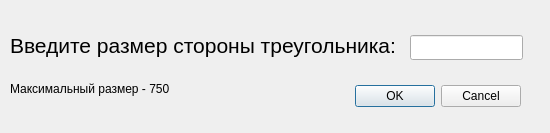
<?xml version="1.0" encoding="UTF-8"?>
<ui version="4.0">
 <class>TriangleDialog</class>
 <widget class="QDialog" name="TriangleDialog">
  <property name="geometry">
   <rect>
    <x>0</x>
    <y>0</y>
    <width>550</width>
    <height>133</height>
   </rect>
  </property>
  <property name="windowTitle">
   <string>Треугольник</string>
  </property>
  <widget class="QDialogButtonBox" name="buttonBox">
   <property name="geometry">
    <rect>
     <x>180</x>
     <y>80</y>
     <width>341</width>
     <height>32</height>
    </rect>
   </property>
   <property name="orientation">
    <enum>Qt::Horizontal</enum>
   </property>
   <property name="standardButtons">
    <set>QDialogButtonBox::Cancel|QDialogButtonBox::Ok</set>
   </property>
  </widget>
  <widget class="QLabel" name="label">
   <property name="geometry">
    <rect>
     <x>10</x>
     <y>30</y>
     <width>421</width>
     <height>31</height>
    </rect>
   </property>
   <property name="font">
    <font>
     <pointsize>16</pointsize>
    </font>
   </property>
   <property name="text">
    <string>Введите размер стороны треугольника:</string>
   </property>
  </widget>
  <widget class="QLineEdit" name="lineEdit">
   <property name="geometry">
    <rect>
     <x>410</x>
     <y>35</y>
     <width>113</width>
     <height>25</height>
    </rect>
   </property>
  </widget>
  <widget class="QLabel" name="label_2">
   <property name="geometry">
    <rect>
     <x>10</x>
     <y>80</y>
     <width>201</width>
     <height>17</height>
    </rect>
   </property>
   <property name="text">
    <string>Максимальный размер - 750</string>
   </property>
  </widget>
 </widget>
 <resources/>
 <connections>
  <connection>
   <sender>buttonBox</sender>
   <signal>accepted()</signal>
   <receiver>TriangleDialog</receiver>
   <slot>accept()</slot>
   <hints>
    <hint type="sourcelabel">
     <x>248</x>
     <y>254</y>
    </hint>
    <hint type="destinationlabel">
     <x>157</x>
     <y>274</y>
    </hint>
   </hints>
  </connection>
  <connection>
   <sender>buttonBox</sender>
   <signal>rejected()</signal>
   <receiver>TriangleDialog</receiver>
   <slot>reject()</slot>
   <hints>
    <hint type="sourcelabel">
     <x>316</x>
     <y>260</y>
    </hint>
    <hint type="destinationlabel">
     <x>286</x>
     <y>274</y>
    </hint>
   </hints>
  </connection>
 </connections>
</ui>
